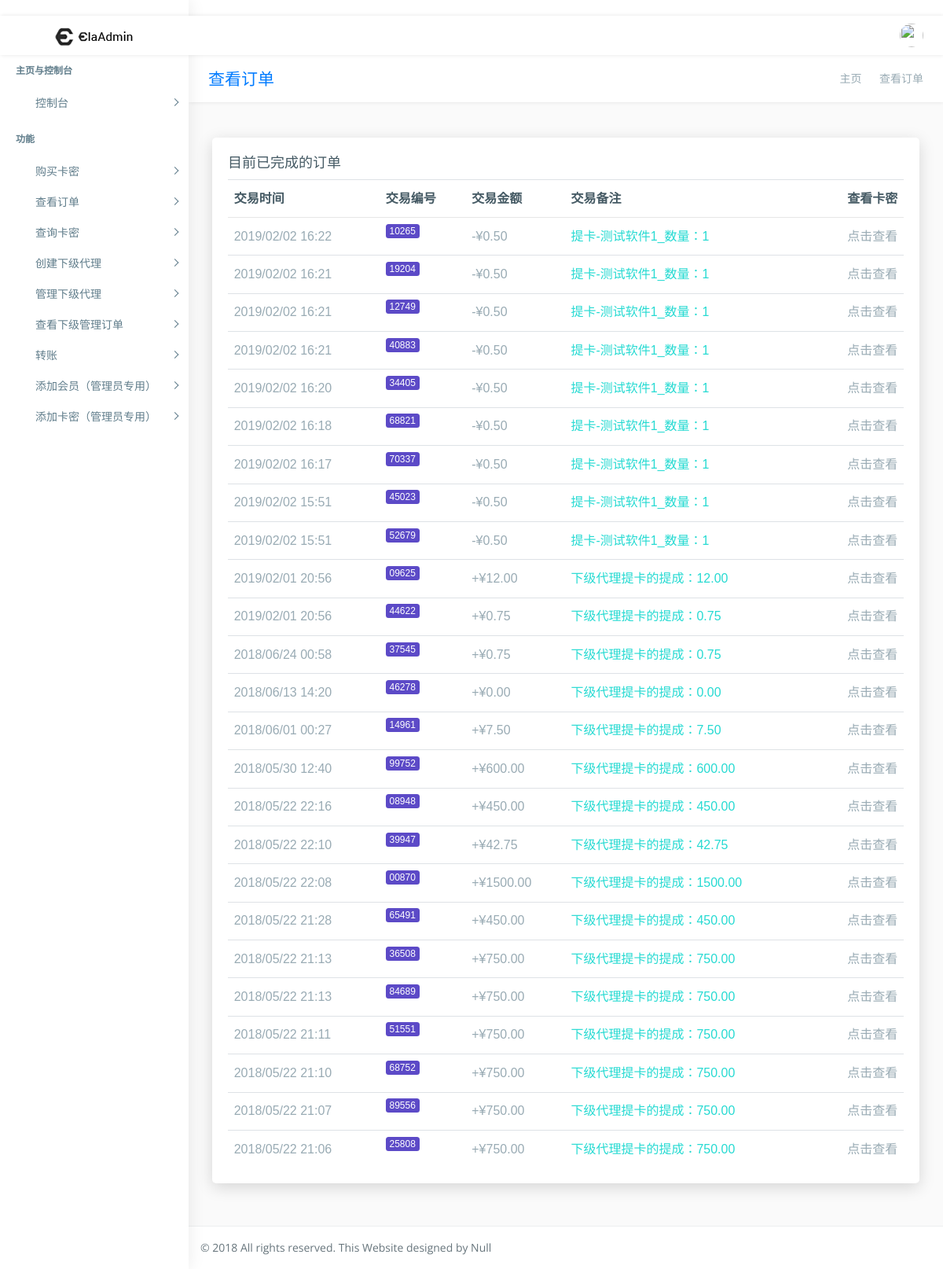
The page /shop/check_all_deal/ (signed in) on the database its author committed.
### main_app/models.py (models this page shows)
class Deal_record(models.Model):
    time = models.DateTimeField(verbose_name="交易时间",auto_now_add=True)
    deal_code = models.CharField(verbose_name="交易编号",max_length=5)
    acount = models.ForeignKey(User,verbose_name="交易账户")
    money = models.DecimalField(max_digits=8,decimal_places=2,verbose_name="交易金额",default=0)
    symbol =models.BooleanField(default=True,verbose_name="正负符号") #如果为True，就是交易为入账，如果为负，账户出账
    notes = models.CharField(default="无",verbose_name="交易备注",max_length=30,blank=True)

### main_app/views/web/base_web.py (the view)
# urls.py: url(r'^shop/check_all_deal/$',check_all_deal,name='check_all_deal'), #查看自己的订单
@login_required
def check_all_deal(request):
    all_deal = Deal_record.objects.filter(acount=request.user).order_by("time")
    all_deal = all_deal.reverse()
    context = {"all_deal":all_deal}
    return render(request,"page-deal.html",context)

### templates/page-deal.html (shortened to what this page needs)
{% extends "base.html" %}
{% load staticfiles %}
{% block wrapper %}
        <div class="page-wrapper">
            <div class="row page-titles">
                <div class="col-md-5 align-self-center">
                    <h3 class="text-primary">查看订单</h3> </div>
                <div class="col-md-7 align-self-center">
                    <ol class="breadcrumb">
                        <li class="breadcrumb-item"><a href="{% url "index" %}">主页</a></li>
                        <li class="breadcrumb-item active">查看订单</li>
                    </ol>
                </div>
            </div>
            <div class="container-fluid">
                <div class="row">
                    <div class="col-lg-12">
                        <div class="card">
                            <div class="card-title">
                                <h4>目前已完成的订单 </h4>
                            </div>
                            <div class="card-body">
                                <div class="table-responsive">
                                    <table class="table table-hover ">
                                    {% if all_deal %}
                                    {% if all_deal %}
                                        <thead>
                                            <tr>
                                                <th>交易时间</th>
                                                <th>交易编号</th>
                                                <th>交易金额</th>
                                                <th>交易备注</th>
                                                <th>查看卡密</th>
                                            </tr>
                                        </thead>
                                        <tbody>
                                            {% for i in all_deal %}
                                            <tr>
                                                <td>{{ i.time|date:"Y/m/d H:i" }}</td>
                                                <td><span class="badge badge-primary">{{ i.deal_code }}</span></td>
                                                <td>
                                                    {% if i.symbol %}
                                                    +¥{{ i.money }}
                                                    {% else %}
                                                    -¥{{ i.money }}
                                                    {% endif %}
                                                </td>
                                                <td class="color-success">{{ i.notes }}</td>
                                                <td><a href="{% url "check_deal" i.deal_code %}">点击查看</a></td>
                                            </tr>
                                            {% endfor %}
                                        {% endif %}
                                    {% endif %}
                                        </tbody>
                                    </table>
                                </div>
                            </div>
                        </div>
                    </div>
                </div>
            </div>
{% endblock wrapper %}

### rows shown on the page
Deal_record: time "2019/02/02 16:22", deal_code "10265", money "0.50", notes "提卡-测试软件1_数量：1"
Deal_record: time "2019/02/02 16:21", deal_code "19204", money "0.50", notes "提卡-测试软件1_数量：1"
Deal_record: time "2019/02/02 16:21", deal_code "12749", money "0.50", notes "提卡-测试软件1_数量：1"
Deal_record: time "2019/02/02 16:21", deal_code "40883", money "0.50", notes "提卡-测试软件1_数量：1"
Deal_record: time "2019/02/02 16:20", deal_code "34405", money "0.50", notes "提卡-测试软件1_数量：1"
Deal_record: time "2019/02/02 16:18", deal_code "68821", money "0.50", notes "提卡-测试软件1_数量：1"
Deal_record: time "2019/02/02 16:17", deal_code "70337", money "0.50", notes "提卡-测试软件1_数量：1"
Deal_record: time "2019/02/02 15:51", deal_code "45023", money "0.50", notes "提卡-测试软件1_数量：1"
Deal_record: time "2019/02/02 15:51", deal_code "52679", money "0.50", notes "提卡-测试软件1_数量：1"
Deal_record: time "2019/02/01 20:56", deal_code "09625", money "12.00", notes "下级代理提卡的提成：12.00"
Deal_record: time "2019/02/01 20:56", deal_code "44622", money "0.75", notes "下级代理提卡的提成：0.75"
Deal_record: time "2018/06/24 00:58", deal_code "37545", money "0.75", notes "下级代理提卡的提成：0.75"
Deal_record: time "2018/06/13 14:20", deal_code "46278", money "0.00", notes "下级代理提卡的提成：0.00"
Deal_record: time "2018/06/01 00:27", deal_code "14961", money "7.50", notes "下级代理提卡的提成：7.50"
Deal_record: time "2018/05/30 12:40", deal_code "99752", money "600.00", notes "下级代理提卡的提成：600.00"
Deal_record: time "2018/05/22 22:16", deal_code "08948", money "450.00", notes "下级代理提卡的提成：450.00"
Deal_record: time "2018/05/22 22:10", deal_code "39947", money "42.75", notes "下级代理提卡的提成：42.75"
Deal_record: time "2018/05/22 22:08", deal_code "00870", money "1500.00", notes "下级代理提卡的提成：1500.00"
Deal_record: time "2018/05/22 21:28", deal_code "65491", money "450.00", notes "下级代理提卡的提成：450.00"
Deal_record: time "2018/05/22 21:13", deal_code "36508", money "750.00", notes "下级代理提卡的提成：750.00"
Deal_record: time "2018/05/22 21:13", deal_code "84689", money "750.00", notes "下级代理提卡的提成：750.00"
Deal_record: time "2018/05/22 21:11", deal_code "51551", money "750.00", notes "下级代理提卡的提成：750.00"
Deal_record: time "2018/05/22 21:10", deal_code "68752", money "750.00", notes "下级代理提卡的提成：750.00"
Deal_record: time "2018/05/22 21:07", deal_code "89556", money "750.00", notes "下级代理提卡的提成：750.00"
Deal_record: time "2018/05/22 21:06", deal_code "25808", money "750.00", notes "下级代理提卡的提成：750.00"
